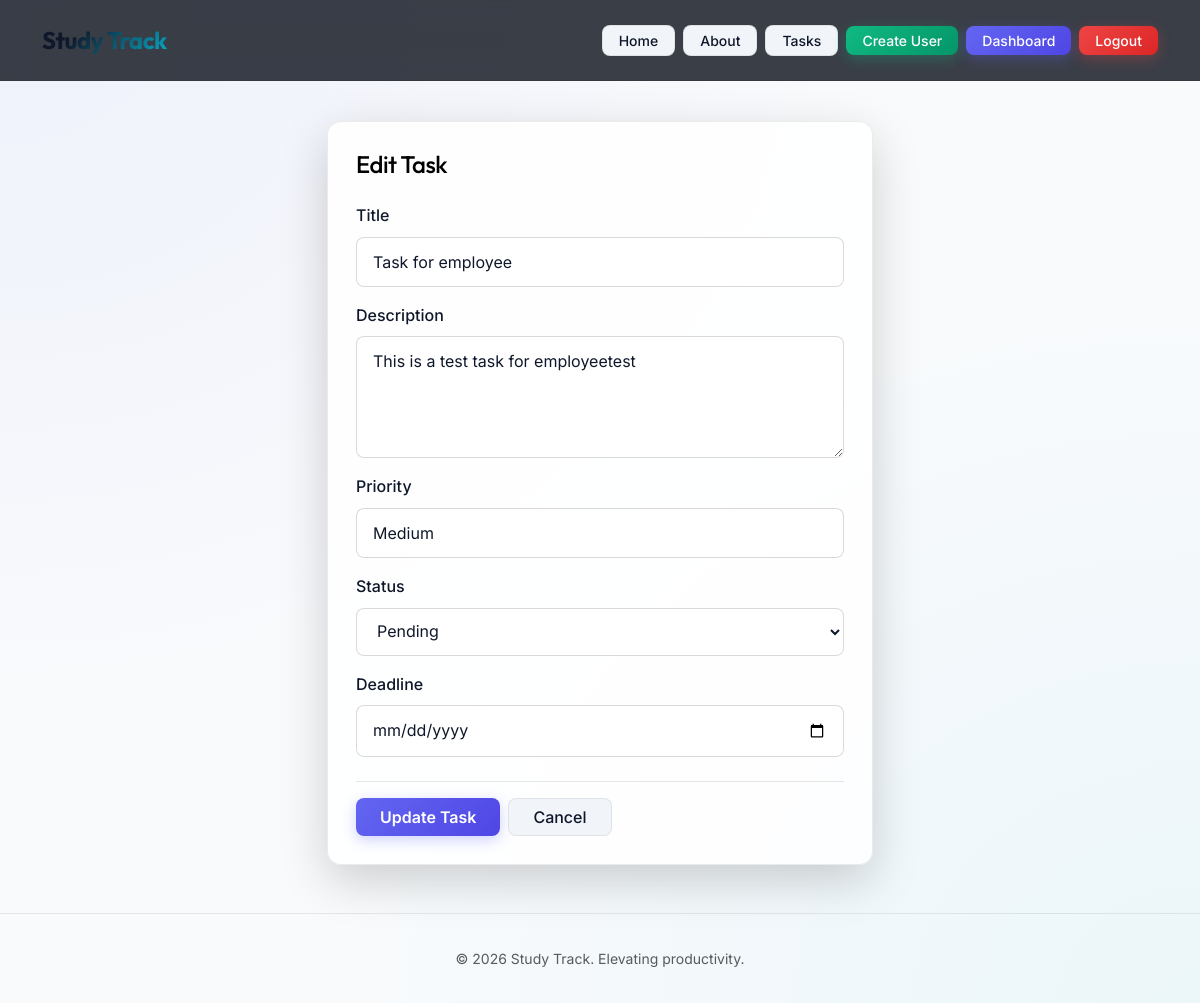
Screenshot of /tasks/8/edit/ (signed in) with the database file from the repository.
### study_task/models.py (models this page shows, shortened)
class Task(models.Model):
	PRIORITY_CHOICES = [
		(1, "Low"),
		(2, "Medium"),
		(3, "High"),
	]
	STATUS_CHOICES = [
		("pending", "Pending"),
		("in_progress", "In Progress"),
		("completed", "Completed")
	]
	title = models.CharField(max_length=200)
	description = models.TextField(blank=True)
	created_at = models.DateTimeField(auto_now_add=True)
	priority = models.PositiveSmallIntegerField(choices=PRIORITY_CHOICES, default=2)
	status = models.CharField(max_length=32, choices=STATUS_CHOICES, default="todo")
	deadline = models.DateField(null=True, blank=True)
	class Meta:
		ordering = ["-created_at"]

### study_task/views.py (the view)
# urls.py: path("tasks/<int:pk>/edit/", views.task_edit, name="task_edit"),
@login_required
def task_edit(request, pk):
    task = get_object_or_404(Task, pk=pk)
    if request.method == "POST":
        original_title = task.title
        form = TaskForm(request.POST, instance=task)
        if form.is_valid():
            if request.user.role != "MANAGER" and not request.user.is_superuser:
                form.instance.title = original_title
            form.save()
            return redirect("task_list")
    else:
        form = TaskForm(instance=task)
    return render(request, "task_form.html", {
        "form": form,
        "task": task,
        "menu_items": [
            {"label": "Home", "url": "/"},
            {"label": "About", "url": "/about/"},
            {"label": "Tasks", "url": "/tasks/"},
        ],
    })

### study_task/forms.py
class TaskForm(forms.ModelForm):
    class Meta:
        model = Task
        fields = ["title", "description", "priority", "status", "deadline"]
        widgets = {
            'title': forms.TextInput(attrs={"class": "form-control"}),
            'description': forms.Textarea(attrs={"class": "form-control", "rows": 4}),
            'priority': forms.Select(attrs={"class": "form-control"}),
            "deadline": forms.DateInput(attrs={"type": "date"}),
            "created_at": forms.DateTimeInput(attrs={"type": "datetime-local"}),
        }

### templates/task_form.html (shortened to what this page needs)
{% extends "base.html" %}
{% block content %}
<div class="row justify-content-center animate-fade-in">
  <div class="col-md-8 col-lg-6">
    <div class="card shadow-lg mt-3">
      <div class="card-body">
        <h3 class="card-title h4 text-black mb-4">{% if task %}Edit Task{% else %}Create New Task{% endif %}</h3>
        <form method="post" novalidate>
          {% for field in form %}
          <div class="mb-3">
            <label for="{{ field.id_for_label }}" class="form-label text-light fw-medium">{{ field.label }}</label>
            {% if field.name == 'title' and task and request.user.role != "MANAGER" %}
            <input type="text" class="form-control text-muted" value="{{ field.value|default_if_none:'' }}" disabled>
            {% else %}
            {{ field }}
            {% endif %}
          </div>
          {% endfor %}
          <div class="d-flex gap-2 mt-4 pt-3 border-top border-secondary">
            <button type="submit" class="btn btn-primary px-4">
              {% if task %}Update Task{% else %}Create Task{% endif %}
            </button>
            <a class="btn btn-secondary px-4" href="{% url 'task_list' %}">Cancel</a>
          </div>
        </form>
      </div>
    </div>
  </div>
</div>
{% endblock %}

### static/css/styles.css (style rules this page uses)
:root { --bg-primary: #f8fafc; --bg-secondary: #ffffff; --bg-tertiary: #f1f5f9; --accent-primary: #6366f1; --accent-primary-hover: #4f46e5; --accent-secondary: #06b6d4; --accent-secondary-hover: #0891b2; --accent-success: #10b981; --accent-warning: #f59e0b; --accent-danger: #ef4444; --text-main: #0f172a; --text-muted: #475569; --text-dark: #0f172a; --border-radius-sm: 8px; --border-radius-md: 14px; --border-radius-lg: 20px; --border-light: rgba(0, 0, 0, 0.08); --shadow-sm: 0 4px 6px -1px rgba(0, 0, 0, 0.05), 0 2px 4px -1px rgba(0, 0, 0, 0.03); --shadow-md: 0 10px 15px -3px rgba(0, 0, 0, 0.08), 0 4px 6px -2px rgba(0, 0, 0, 0.04); --shadow-lg: 0 20px 25px -5px rgba(0, 0, 0, 0.1), 0 10px 10px -5px rgba(0, 0, 0, 0.04); --glass-bg: rgba(255, 255, 255, 0.85); --glass-border: rgba(0, 0, 0, 0.08); }
body { font-family: 'Inter', sans-serif; background-color: var(--bg-primary); background-image: radial-gradient(at 0% 0%, rgba(99, 102, 241, 0.06) 0px, transparent 50%), radial-gradient(at 100% 100%, rgba(6, 182, 212, 0.05) 0px, transparent 50%); background-attachment: fixed; color: var(--text-main); min-height: 100vh; line-height: 1.6; }
h1, h2, h3, h4, h5, h6, .navbar-brand { font-family: 'Outfit', sans-serif; font-weight: 700; letter-spacing: -0.02em; }
.card, .task-card { background: var(--glass-bg); backdrop-filter: blur(16px); -webkit-backdrop-filter: blur(16px); border: 1px solid var(--glass-border) !important; border-radius: var(--border-radius-md); box-shadow: var(--shadow-md); color: var(--text-main); transition: transform 0.3s cubic-bezier(0.16, 1, 0.3, 1), box-shadow 0.3s ease, border-color 0.3s ease; }
.card-body { padding: 1.75rem; }
.btn-primary { background: linear-gradient(135deg, var(--accent-primary) 0%, var(--accent-primary-hover) 100%); border: none; font-weight: 600; border-radius: var(--border-radius-sm); box-shadow: 0 4px 14px 0 rgba(99, 102, 241, 0.3); transition: all 0.2s ease; color: #fff; }
.btn-secondary { background: var(--bg-tertiary); border: 1px solid var(--glass-border); color: var(--text-main); font-weight: 500; border-radius: var(--border-radius-sm); transition: all 0.2s ease; }
form label { font-weight: 500; margin-bottom: 0.5rem; color: var(--text-main); display: block; }
input[type="text"], input[type="email"], input[type="password"], input[type="date"], input[type="tel"], textarea, select { background: var(--bg-secondary) !important; border: 1px solid rgba(0, 0, 0, 0.15) !important; border-radius: var(--border-radius-sm) !important; color: var(--text-main) !important; padding: 0.75rem 1rem !important; transition: all 0.2s ease !important; width: 100%; }
.animate-fade-in { animation: fadeIn 0.4s ease forwards; }
.text-white, .text-light, .navbar-dark .navbar-brand { color: var(--text-main) !important; }
.card .text-light, .card label.text-light { color: var(--text-main) !important; }
.border-secondary { border-color: rgba(0, 0, 0, 0.1) !important; }

### rows the page displays
Task: value "Task for employee", form "This is a test task for employeetest" "Medium" "Pending"

### other values shown
{{ item.label }} "Home" "About" "Tasks"
{{ field.label }} "Title" "Description" "Priority" "Status" "Deadline"
